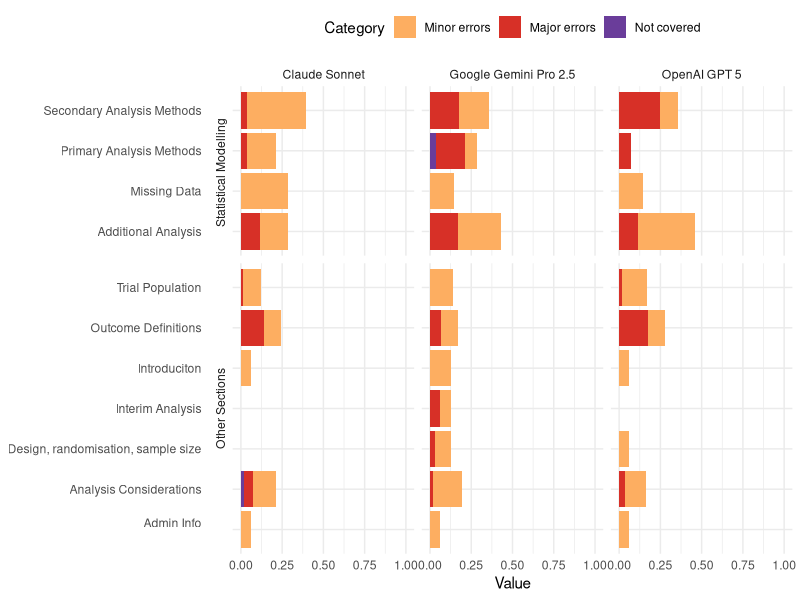
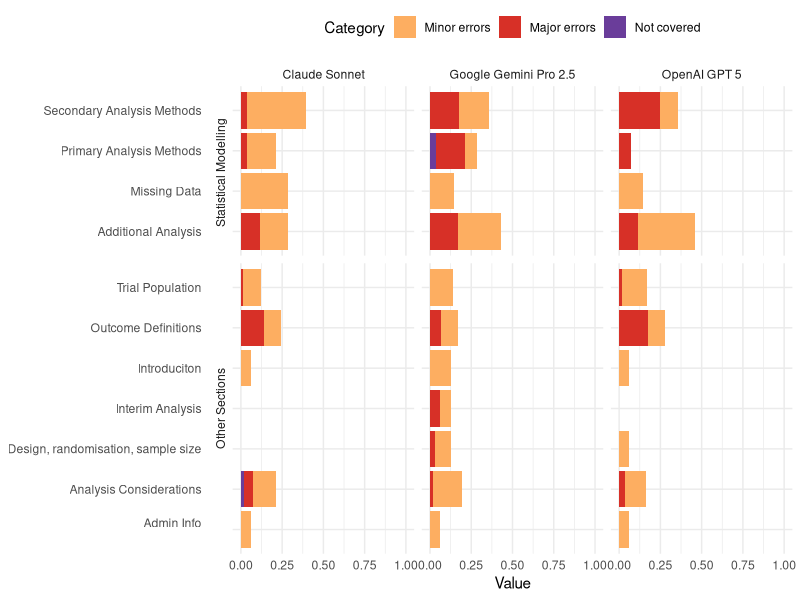

Source code (R) for these figures, in order:
library(ggplot2)
library(haven)
library(tidyverse)


data <- read_dta("Scoring results/combined_results_long.dta")
colnames(data)
data <- data |> mutate(
  score = 3 - score,
  score = factor(score),
  subsection = factor(subsection),
  item_cat = factor(item_cat, labels = c("Other Sections", "Statistical Modelling ")),
                  model = factor(model, labels = c("Claude Sonnet", "Google Gemini Pro 2.5", "OpenAI GPT 5"))
) |> 
  filter(!is.na(score))

data |> group_by(model) |> 
  summarise(major = sum(score == 2),
            minor = sum(score == 1),
            correct = sum(score == 0),
            total = n())


data |> ggplot(aes(x = subsection, fill = score)) +
  geom_bar(position = "fill") +
  coord_flip()  +
  labs(
    x = NULL,
    y = "Value",
    fill = "Category"
  ) +
  theme_minimal() +
  scale_fill_manual(
    values = c(
      "0" = "transparent",   # white no issue
      "1" = "#fdae61",   # amber minor errors
      "2" = "#d73027",   # red major errors
      "3" = "#6a3d9a"   
    ),
    labels = c(
      "1" = "Minor errors",
      "2" = "Major errors",
      "3" = "Not covered"
    ),
    breaks = c("1", "2", "3")
  ) +
  facet_grid(
    rows = vars(item_cat),
    cols = vars(model),
    drop = TRUE,
    scales = "free_y",
    space = "free_y",
    as.table = FALSE,
    switch = "y"
  ) + 
  theme(
    legend.position = "top"
  ) +
  guides(
    fill = guide_legend(nrow = 1, byrow = TRUE)
  )

ggsave(
  filename = "Scoring results/plots/by_subsection_plot.png",
  width = 10,
  height = 6
)
